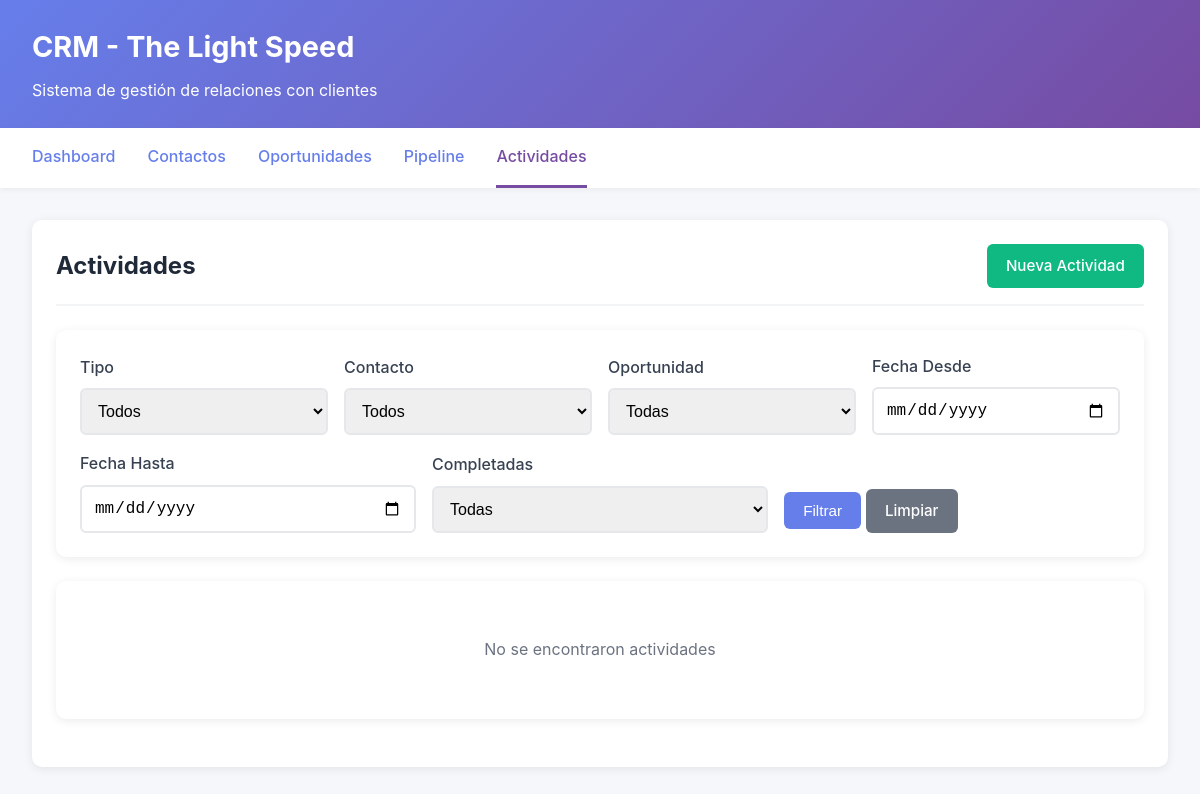
Before: /home/crm/actividades/ with the older database file.
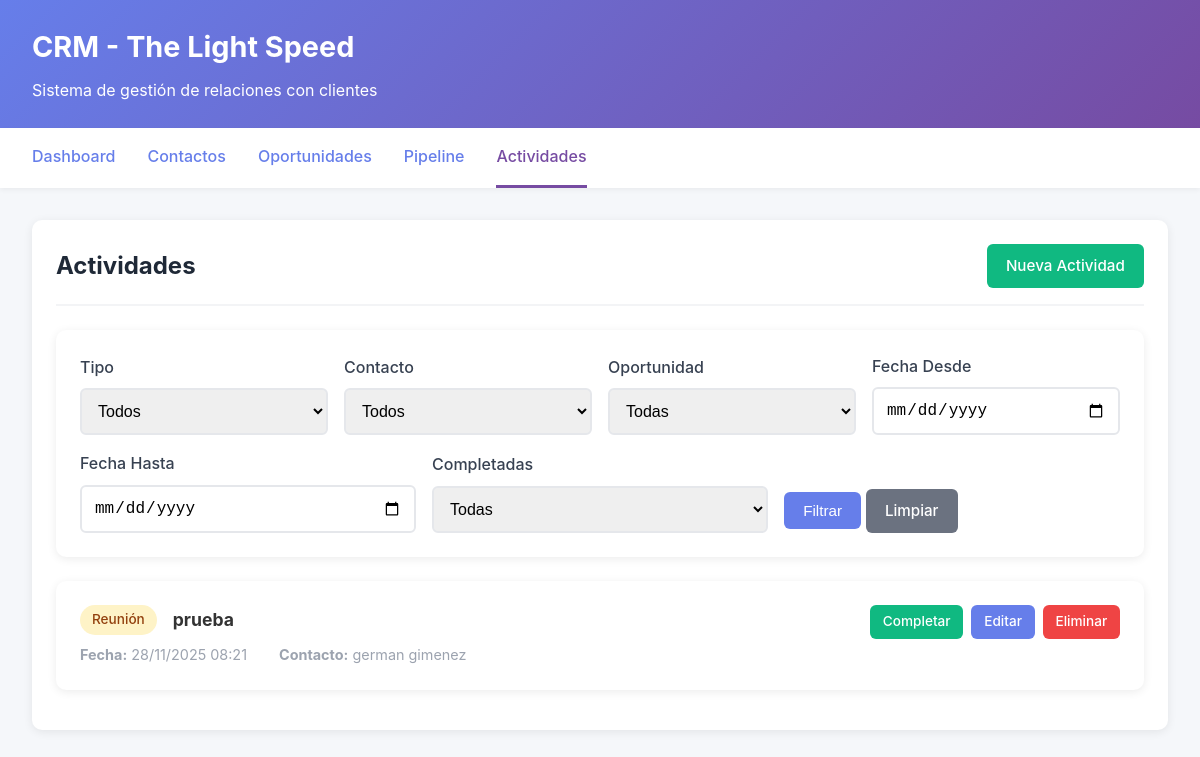
After: the same page with the newer database file.
### home/models.py (models this page shows, shortened)
class Actividad(models.Model):
    TIPO_CHOICES = [
        ('llamada', 'Llamada'),
        ('correo', 'Correo'),
        ('reunion', 'Reunión'),
        ('tarea', 'Tarea'),
    ]
    tipo = models.CharField(max_length=20, choices=TIPO_CHOICES)
    titulo = models.CharField(max_length=200)
    descripcion = models.TextField(blank=True, null=True)
    fecha = models.DateTimeField(default=timezone.now)
    contacto = models.ForeignKey(Contacto, on_delete=models.CASCADE, null=True, blank=True, related_name='actividades')
    oportunidad = models.ForeignKey(Oportunidad, on_delete=models.CASCADE, null=True, blank=True, related_name='actividades')
    completada = models.BooleanField(default=False)
    fecha_creacion = models.DateTimeField(auto_now_add=True)
    class Meta:
        ordering = ['-fecha']
        verbose_name_plural = 'Actividades'

class Contacto(models.Model):
    nombre = models.CharField(max_length=200)
    correo = models.EmailField(validators=[EmailValidator()])
    telefono = models.CharField(max_length=20, blank=True, null=True)
    empresa = models.ForeignKey(Empresa, on_delete=models.SET_NULL, null=True, blank=True, related_name='contactos')
    notas = models.TextField(blank=True, null=True)
    etiquetas = models.ManyToManyField(Etiqueta, blank=True, related_name='contactos')
    fecha_creacion = models.DateTimeField(auto_now_add=True)
    fecha_actualizacion = models.DateTimeField(auto_now=True)
    class Meta:
        ordering = ['nombre']

### home/views.py (the view)
# urls.py: path('crm/actividades/', views.actividades_list, name='actividades_list'),
def actividades_list(request):
    tipo = request.GET.get('tipo', '')
    contacto_id = request.GET.get('contacto', '')
    oportunidad_id = request.GET.get('oportunidad', '')
    fecha_desde = request.GET.get('fecha_desde', '')
    fecha_hasta = request.GET.get('fecha_hasta', '')
    completadas = request.GET.get('completadas', '')
    actividades = Actividad.objects.all()
    if tipo:
        actividades = actividades.filter(tipo=tipo)
    if contacto_id:
        actividades = actividades.filter(contacto_id=contacto_id)
    if oportunidad_id:
        actividades = actividades.filter(oportunidad_id=oportunidad_id)
    if fecha_desde:
        try:
            fecha_desde_dt = datetime.strptime(fecha_desde, '%Y-%m-%d')
            actividades = actividades.filter(fecha__gte=fecha_desde_dt)
        except:
            pass
    if fecha_hasta:
        try:
            fecha_hasta_dt = datetime.strptime(fecha_hasta, '%Y-%m-%d') + timedelta(days=1)
            actividades = actividades.filter(fecha__lt=fecha_hasta_dt)
        except:
            pass
    if completadas == 'si':
        actividades = actividades.filter(completada=True)
    elif completadas == 'no':
        actividades = actividades.filter(completada=False)
    paginator = Paginator(actividades, 20)
    page_number = request.GET.get('page')
    page_obj = paginator.get_page(page_number)
    contactos = Contacto.objects.all()
    oportunidades = Oportunidad.objects.all()
    context = {
        'page_obj': page_obj,
        'tipo': tipo,
        'contacto_id': contacto_id,
        'oportunidad_id': oportunidad_id,
        'fecha_desde': fecha_desde,
        'fecha_hasta': fecha_hasta,
        'completadas': completadas,
        'contactos': contactos,
        'oportunidades': oportunidades,
        'tipos': Actividad.TIPO_CHOICES,
    }
    return render(request, 'home/crm/actividades_list.html', context)

### home/templates/home/crm/actividades_list.html (shortened to what this page needs)
{% extends 'home/crm/base.html' %}
{% block content %}
<div class="card">
    <div class="card-header">
        <h2>Actividades</h2>
        <a href="{% url 'actividad_create' %}" class="btn btn-success">Nueva Actividad</a>
    </div>
    <div class="search-filters">
        <form method="get">
            <div class="form-group">
                <label>Tipo</label>
                <select name="tipo">
                    <option value="">Todos</option>
                </select>
            </div>
            <div class="form-group">
                <label>Contacto</label>
                <select name="contacto">
                    <option value="">Todos</option>
                </select>
            </div>
            <div class="form-group">
                <label>Oportunidad</label>
                <select name="oportunidad">
                    <option value="">Todas</option>
                </select>
            </div>
            <div class="form-group">
                <label>Fecha Desde</label>
                <input type="date" name="fecha_desde" value="{{ fecha_desde }}">
            </div>
            <div class="form-group">
                <label>Fecha Hasta</label>
                <input type="date" name="fecha_hasta" value="{{ fecha_hasta }}">
            </div>
            <div class="form-group">
                <label>Completadas</label>
                <select name="completadas">
                    <option value="">Todas</option>
                </select>
            </div>
            <div class="form-group">
                <button type="submit" class="btn">Filtrar</button>
                <a href="{% url 'actividades_list' %}" class="btn btn-secondary">Limpiar</a>
            </div>
        </form>
    </div>
    <div>
        {% for actividad in page_obj %}
            <div class="card" style="margin-bottom: 1rem; {% if actividad.completada %}opacity: 0.7;{% endif %}">
                <div style="display: flex; justify-content: space-between; align-items: start;">
                    <div style="flex: 1;">
                        <div style="display: flex; align-items: center; gap: 1rem; margin-bottom: 0.5rem;">
                            <span class="badge badge-{{ actividad.tipo }}">{{ actividad.get_tipo_display }}</span>
                            <strong style="font-size: 1.1rem;">{{ actividad.titulo }}</strong>
                        </div>
                        <div style="display: flex; gap: 2rem; margin-top: 0.5rem; color: #9ca3af; font-size: 0.9rem;">
                            <span><strong>Fecha:</strong> {{ actividad.fecha|date:"d/m/Y H:i" }}</span>
                            {% if actividad.contacto %}
                                <span><strong>Contacto:</strong> {{ actividad.contacto.nombre }}</span>
                            {% endif %}
                        </div>
                    </div>
                    <div class="actions">
                        <a href="{% url 'actividad_toggle_completada' actividad.pk %}" class="btn btn-sm {% if actividad.completada %}btn-secondary{% else %}btn-success{% endif %}">
                            {% if actividad.completada %}Reabrir{% else %}Completar{% endif %}
                        </a>
                        <a href="{% url 'actividad_edit' actividad.pk %}" class="btn btn-sm">Editar</a>
                        <a href="{% url 'actividad_delete' actividad.pk %}" class="btn btn-sm btn-danger">Eliminar</a>
                    </div>
                </div>
            </div>
        {% empty %}
            <div class="card">
                <p style="text-align: center; padding: 2rem; color: #6b7280;">No se encontraron actividades</p>
            </div>
        {% endfor %}
    </div>
</div>
{% endblock %}

Changed rows visible on the page:
added Actividad: tipo "Reunión", titulo "prueba", fecha "28/11/2025 08:21", contacto.nombre "german gimenez", completada "Completar"
Other visible differences:
text no longer shown: "No se encontraron actividades"
